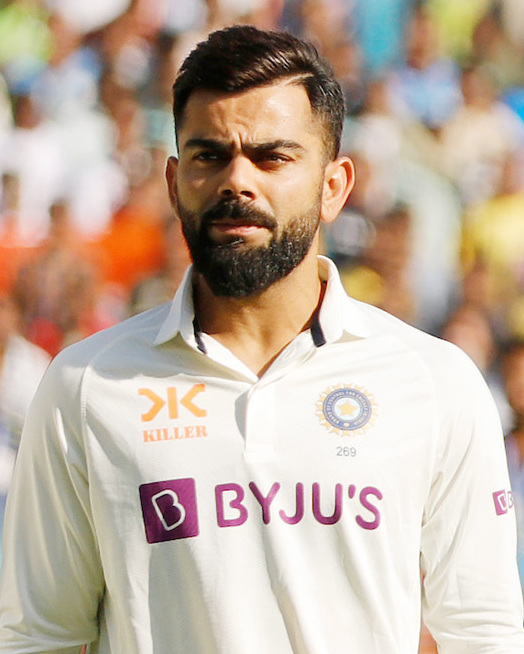
#> input picture Day19/kohli_image.jpg, 524 x 654 px
$ jupyter execute --allow-errors 'Introduction to Open CV.ipynb'   (shell and % lines are left out)   (older library calls are emulated)   (text cells are left out)
#> lines starting #> are read from the running program, lines starting #| are printed output that depends on the picture; after the words box and inside, x2 and y2 are one past the last pixel; in counts of white or black regions, pixels touching at a corner belong together
[cell 1]
# !pip install opencv-python

[cell 2]
import cv2
print('done')

[cell 3]
import cv2

# Load an image
image = cv2.imread("kohli_image.jpg")
#> image is the input picture: shape (654, 524, 3); mean B, G, R 159, 175.2, 193.2

# Display the image
cv2.imshow('Image', image)


cv2.waitKey(0)
cv2.destroyAllWindows()

[cell 4]
import cv2
import numpy as np

# Create a black image
image = np.zeros((512, 512, 3), np.uint8)

# Draw a blue line
cv2.line(image, (0, 0), (511, 511), (255, 0, 0), 5)


cv2.rectangle(image, (384, 0), (510, 128), (0, 255, 0), 3)
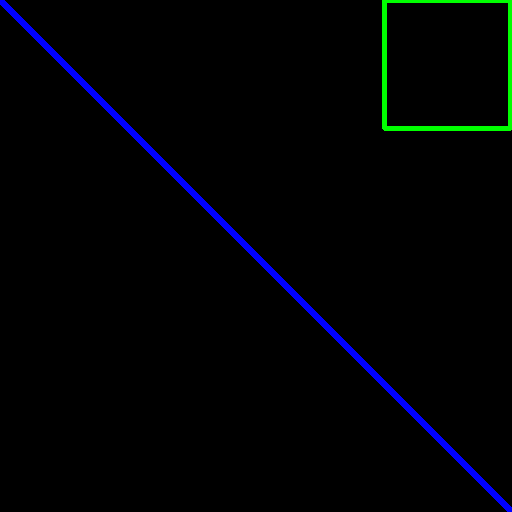
#> image: shape (512, 512, 3); mean B, G, R 4.5, 2.1, 0


cv2.circle(image, (447, 63), 63, (0, 0, 255), -1)
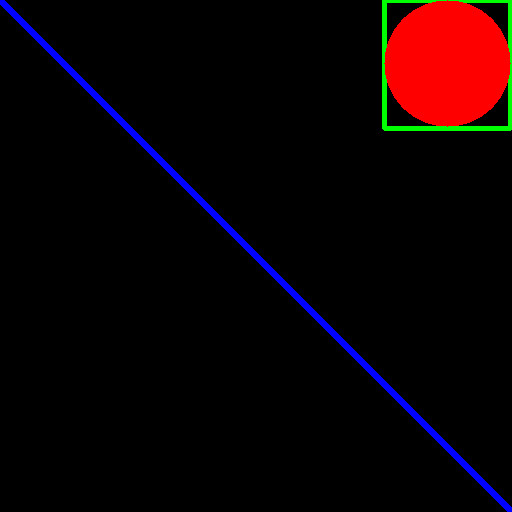
#> image: shape (512, 512, 3); 4.75% of pixels changed, all inside (x1, y1, x2, y2) = (384, 0, 511, 127)


cv2.imshow('Drawing', image)
cv2.waitKey(0)
cv2.destroyAllWindows()


# Draw a green rectangle


# Draw a red circle


# Display the image

[cell 5]
import cv2
from matplotlib import pyplot as plt

# Load an image in grayscale
image = cv2.imread(r"C:\Users\Lenovo\Desktop\kohli_image_copy.jpg", 0)

# Calculate histogram
hist = cv2.calcHist([image], [0], None, [256], [0, 256])
#> hist = 256 values from 0 to 0

# Plot histogram
plt.plot(hist)
plt.show()
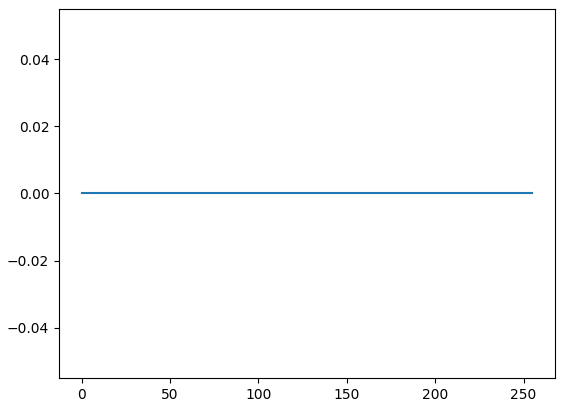
#> figure drawn by matplotlib, 1 panel

[cell 6]
import cv2

# Load an image in grayscale
image = cv2.imread(r"C:\Users\Lenovo\Desktop\kohli_image_copy.jpg", 0)

# Display the image
cv2.imshow('Grayscale Image', image)


cv2.waitKey(0)
cv2.destroyAllWindows()

[cell 7]
import cv2
import numpy as np

# Load an image
image = cv2.imread(r"C:\Users\Lenovo\Desktop\kohli_image_copy.jpg", 0)

# Define a kernel (filter)
kernel = np.ones((5, 5), np.float32) / 25

#> (the rest of this cell did not finish here and is left out)

[cell 8]
import cv2

# Load an image
image = cv2.imread(r"C:\Users\Lenovo\Desktop\kohli_image_copy.jpg")

# Apply Gaussian blur
#> (the rest of this cell did not finish here and is left out)

[cell 9]
import cv2
import numpy as np

# Load an image
image = cv2.imread(r"C:\Users\Lenovo\Desktop\kohli_image_copy.jpg")

# Define a sharpening kernel
kernel = np.array([[0, -1, 0],
                   [-1, 5,-1],
                   [0, -1, 0]])

# Apply sharpening
#> (the rest of this cell did not finish here and is left out)

[cell 10]
import cv2

# Load an image
image = cv2.imread(r"C:\Users\Lenovo\Desktop\kohli_image_copy.jpg")

# Convert the image to grayscale
#> (the rest of this cell did not finish here and is left out)

[cell 11]
import cv2
from matplotlib import pyplot as plt

# Load an image
image = cv2.imread(r"C:\Users\Lenovo\Desktop\kohli_image_copy.jpg")

# Split the image into its channels
channels = cv2.split(image)
#> channels = ()
colors = ('b', 'g', 'r')

# Plot the histogram for each channel
for (channel, color) in zip(channels, colors):
    hist = cv2.calcHist([channel], [0], None, [256],
                        [0, 256])
    plt.plot(hist, color=color)
#> this loop made 0 passes
plt.show()

[cell 12]
import cv2

# Load an image in grayscale
image = cv2.imread(r"C:\Users\Lenovo\Desktop\kohli_image_copy.jpg", 0)

# Apply binary thresholding
_, binary_image = \
cv2.threshold(image, 127, 255, cv2.THRESH_BINARY)

# Display the images
cv2.imshow('Binary Image', binary_image)
cv2.waitKey(0)
cv2.destroyAllWindows()

[cell 13]
import cv2
import numpy as np

# Load an image in grayscale
image = cv2.imread(r"C:\Users\Lenovo\Desktop\kohli_image_copy.jpg", 0)

# Apply Sobel operator
#> (the rest of this cell did not finish here and is left out)

[cell 14]
import cv2

# Open a video stream
cap = cv2.VideoCapture(0)
while True:
    # Capture frame-by-frame
    ret, frame = cap.read()
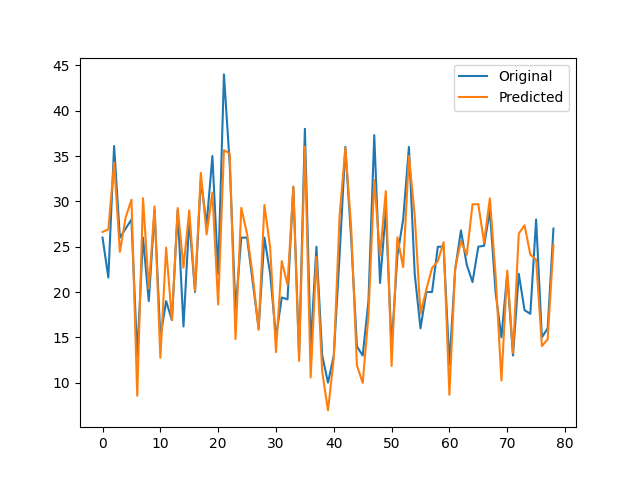
#> input picture Day9/All_Findings/original_vs_predicted.png, 640 x 480 px, given in place of the camera
#> frame is the input picture: shape (480, 640, 3); mean B, G, R 240.7, 244.2, 247.8

    cv2.imshow('Video Stream', frame)
    if cv2.waitKey(1) & 0xFF == ord('q'):
#> (key q is pressed here)
        break
cap.release()
cv2.destroyAllWindows()

[cell 15]
from datetime import datetime
#> (the rest of this cell did not finish here and is left out)

[cell 16]
# This script will detect faces via your webcam.
# Tested with OpenCV3
#type q to exit
from datetime import datetime

faces_data = {'No_faces':[],'Time':[]}

import cv2
cap = cv2.VideoCapture(0)

# Create the haar cascade
faceCascade = \
cv2.CascadeClassifier("haarcascade_frontalface_default.xml")

while(True):
    # Capture frame-by-frame

    ret, frame = cap.read()


    gray = cv2.cvtColor(frame, cv2.COLOR_BGR2GRAY)
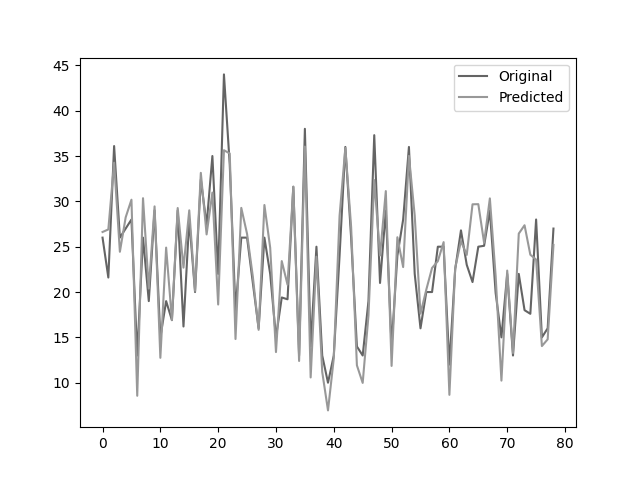
#> gray: shape (480, 640); min 0, max 255, mean 244.9


    faces = faceCascade.detectMultiScale(
        gray,
        scaleFactor=1.3,
        minNeighbors=5,
        minSize=(30, 30)
        #flags = cv2.CV_HAAR_SCALE_IMAGE
    )
#> faces = ()

    print("Found {0} faces!".format(len(faces)))
#| Found 0 faces!

    samay = datetime.now().time()
    faces_data['No_faces'].append(len(faces))
    faces_data['Time'].append(samay)


    # Draw a rectangle around the faces
    for (x, y, w, h) in faces:
        cv2.rectangle(frame, (x, y), (x+w, y+h), (0, 255, 0), 2)


    # Display the resulting frame
    cv2.imshow('frame', frame)
    if cv2.waitKey(1) & 0xFF == ord('q'):
#> (key q is pressed here)
        break

# When everything done, release the capture
cap.release()
cv2.destroyAllWindows()
